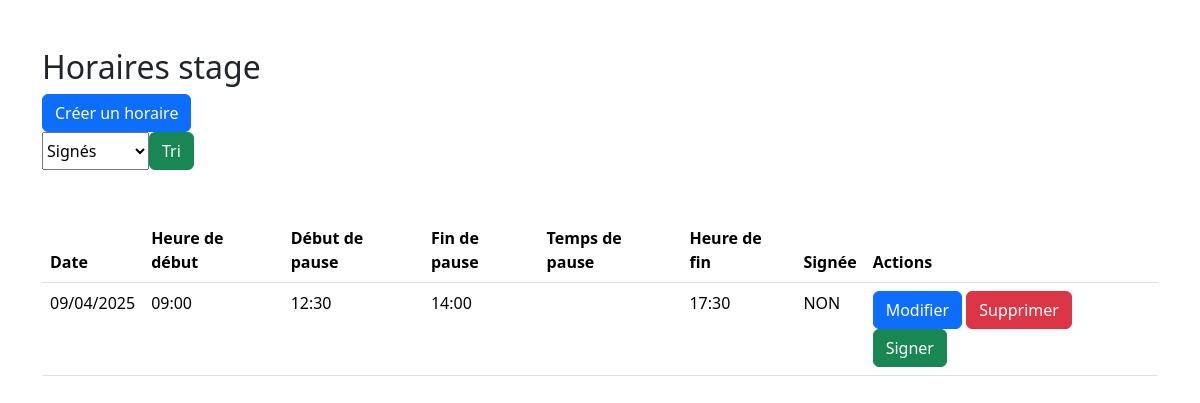
Before: / with the older database file.
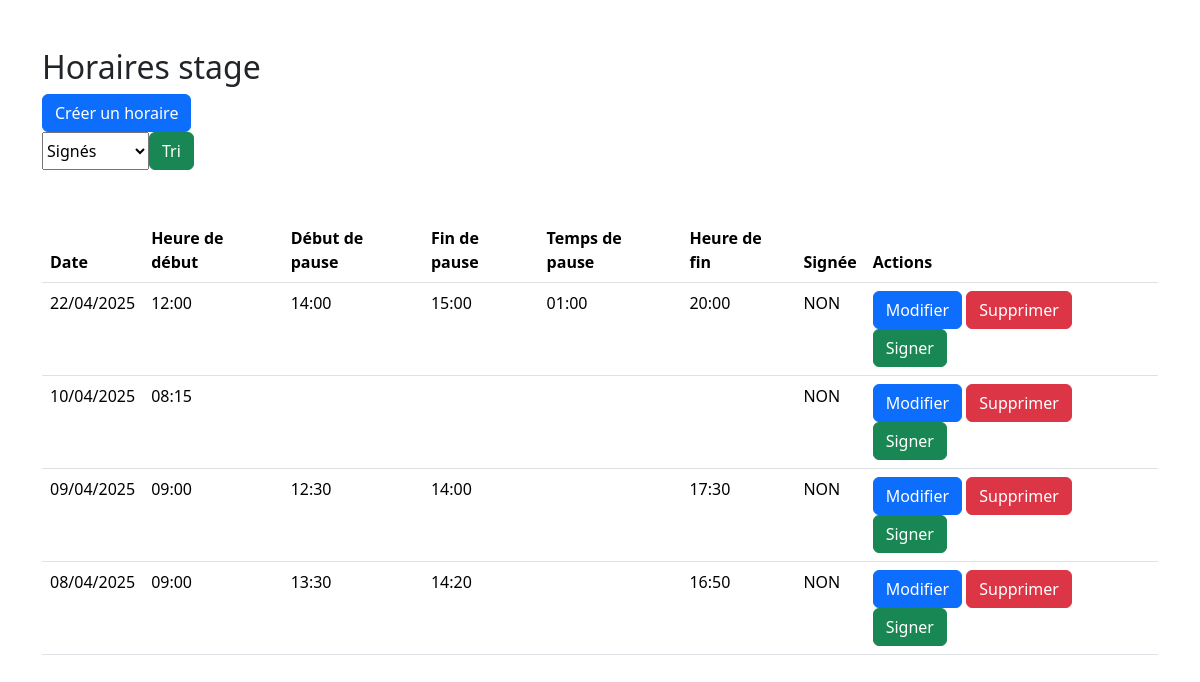
After: the same page with the newer database file.
### tables this page shows
CREATE TABLE `horaire` (
  `idHoraire` int(11) NOT NULL AUTO_INCREMENT,
  `dateHoraire` date NOT NULL,
  `heureDebut` time NOT NULL,
  `heureDebutPause` time NOT NULL,
  `heureFinPause` time NOT NULL,
  `tempsPause` time NOT NULL,
  `heureFin` time NOT NULL,
  `signature` tinyint(1) NOT NULL,
  PRIMARY KEY (`idHoraire`),
  UNIQUE KEY `dateHoraire` (`dateHoraire`)
);

### index.php (the view, shortened to what this page needs)
<!DOCTYPE html>
<html>
<head>
    <link href="https://cdn.jsdelivr.net/npm/bootstrap@5.3.5/dist/css/bootstrap.min.css" rel="stylesheet">
</head>
<body>
<div class="container my-5">
    <h2> Horaires stage </h2>
    <a class="btn btn-primary" href="createHoraire.php">Créer un horaire</a>
    <form class="d-flex" action="index.php" method="post">
        <select name="tri" id="tri">
            <option value="signature">Signés</option>
        </select>
        <input class="btn btn-success" type="submit" value="Tri">
    </form>
    <br>
    <br>
    <table class="table">
        <thead>
            <tr>
                <th>Date</th>
                <th>Heure de début</th>
                <th>Début de pause</th>
                <th>Fin de pause</th>
                <th>Temps de pause</th>
                <th>Heure de fin</th>
                <th>Signée </th>
                <th>Actions</th>
            </tr>
        </thead>
        <tbody>
            <?php
                include 'config.php';
                $sql = "CREATE DATABASE IF NOT EXISTS horairesstage";
                if($conn->query($sql) === TRUE){
                    $conn->select_db('horairesstage');
                }
                $sql = "SELECT * FROM horaire ORDER BY dateHoraire DESC";
                $result = $conn->query($sql);
                while($row = $result->fetch_assoc()){
                    $heureDebut = new DateTime($row['heureDebut']);
                    $heureDebutPause = new DateTime($row['heureDebutPause']);
                    $heureFinPause = new DateTime($row['heureFinPause']);
                    $tempsPause = new DateTime($row['tempsPause']);
                    $heureFin = new DateTime($row['heureFin']);
                    $dateHoraire = new DateTime($row['dateHoraire']);
                    if($heureDebutPause->format('H:i') == '00:00'){
                        $heureDebutPause = "";
                    }
                    if($heureFinPause->format('H:i') == '00:00'){
                        $heureFinPause = "";
                    }
                    if($tempsPause->format('H:i') == '00:00'){
                        $tempsPause = "";
                    }
                    if($heureFin->format('H:i') == '00:00'){
                        $heureFin = "";
                    }
                    echo "
                        <tr>
                            <td>".$dateHoraire->format('d/m/Y')."</td>
                    <td>".$heureDebut->format('H:i')."</td>";
                    if(!empty($heureDebutPause)){
                        echo "<td>".$heureDebutPause->format('H:i')."</td>";
                    }
                    else{
                        echo "<td></td>";
                    }
                    if(!empty($heureFinPause)){
                        echo "<td>".$heureFinPause->format('H:i')."</td>";
                    }
                    else{
                        echo "<td></td>";
                    }
                    if(!empty($tempsPause)){
                        echo "<td>".$tempsPause->format('H:i')."</td>";
                    }
                    else{
                        echo "<td></td>";
                    }
                    if(!empty($heureFin)){
                        echo "<td>".$heureFin->format('H:i')."</td>";
                    }
                    else{
                        echo "<td></td>";
                    }
                    if($row['signature'] == 1){
                        echo "<td>OUI</td>";
                    }
                    else{
                        echo "<td>NON</td>";
                    }
                    echo "
                    <td>
                        <form action='editHoraire.php' method='post' class='d-inline'>
                        <input type='hidden' name='idHoraire' value='".$row['idHoraire']."'>
                        <input type='submit' class='btn btn-primary' value='Modifier'>
                        </form>
                        <form action='deleteHoraire.php' method='post' class='d-inline'>
                        <input type='hidden' name='idHoraire' value='".$row['idHoraire']."'>
                        <input type='submit' class='btn btn-danger' onclick='confirmBox();' value='Supprimer'>
                        </form>
                        <form action='signHoraire.php' method='post' class='d-inline'>
                        <input type='hidden' name='idHoraire' value='".$row['idHoraire']."'>
                        <input type='submit' class='btn btn-success' value='Signer'>
                        </form>
                    </td>
                    </tr>
                    ";
                }
            ?>
        </tbody>
    </table>
</div>

Changed rows visible on the page:
added horaire: dateHoraire "22/04/2025", heureDebut "12:00", heureDebutPause "14:00", heureFinPause "15:00", tempsPause "01:00", heureFin "20:00", signature "NON"
added horaire: dateHoraire "10/04/2025", heureDebut "08:15", signature "NON"
added horaire: dateHoraire "08/04/2025", heureDebut "09:00", heureDebutPause "13:30", heureFinPause "14:20", heureFin "16:50", signature "NON"
